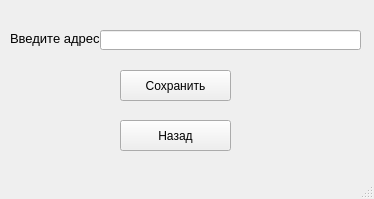
<?xml version="1.0" encoding="UTF-8"?>
<ui version="4.0">
 <class>AddressWindow</class>
 <widget class="QMainWindow" name="AddressWindow">
  <property name="geometry">
   <rect>
    <x>0</x>
    <y>0</y>
    <width>374</width>
    <height>199</height>
   </rect>
  </property>
  <property name="windowTitle">
   <string>MainWindow</string>
  </property>
  <widget class="QWidget" name="centralwidget">
   <widget class="QLabel" name="label">
    <property name="geometry">
     <rect>
      <x>10</x>
      <y>30</y>
      <width>91</width>
      <height>16</height>
     </rect>
    </property>
    <property name="font">
     <font>
      <pointsize>10</pointsize>
     </font>
    </property>
    <property name="text">
     <string>Введите адрес</string>
    </property>
   </widget>
   <widget class="QLineEdit" name="lineEdit">
    <property name="geometry">
     <rect>
      <x>100</x>
      <y>30</y>
      <width>261</width>
      <height>20</height>
     </rect>
    </property>
   </widget>
   <widget class="QPushButton" name="pushButton">
    <property name="geometry">
     <rect>
      <x>120</x>
      <y>70</y>
      <width>111</width>
      <height>31</height>
     </rect>
    </property>
    <property name="text">
     <string>Сохранить</string>
    </property>
   </widget>
   <widget class="QPushButton" name="pushButton_2">
    <property name="geometry">
     <rect>
      <x>120</x>
      <y>120</y>
      <width>111</width>
      <height>31</height>
     </rect>
    </property>
    <property name="text">
     <string>Назад</string>
    </property>
   </widget>
  </widget>
  <widget class="QMenuBar" name="menubar">
   <property name="geometry">
    <rect>
     <x>0</x>
     <y>0</y>
     <width>374</width>
     <height>21</height>
    </rect>
   </property>
  </widget>
  <widget class="QStatusBar" name="statusbar"/>
 </widget>
 <resources/>
 <connections/>
</ui>
